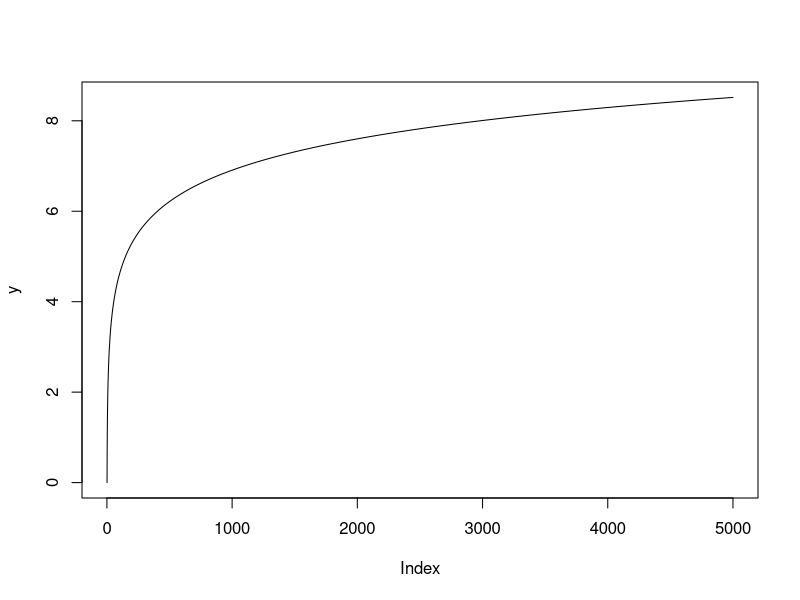
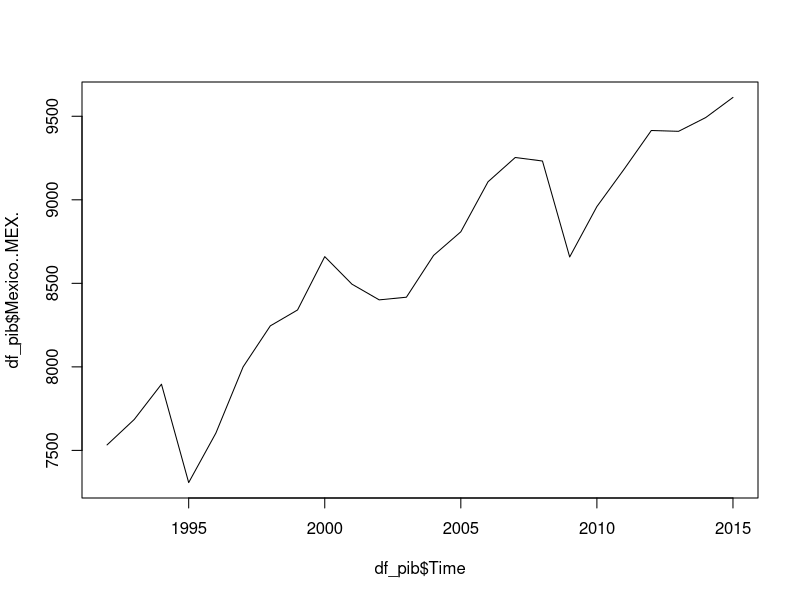
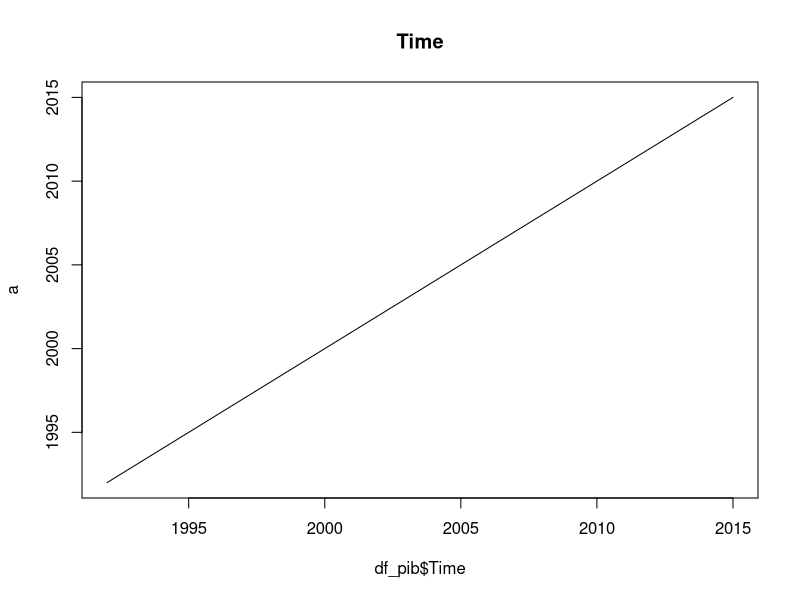
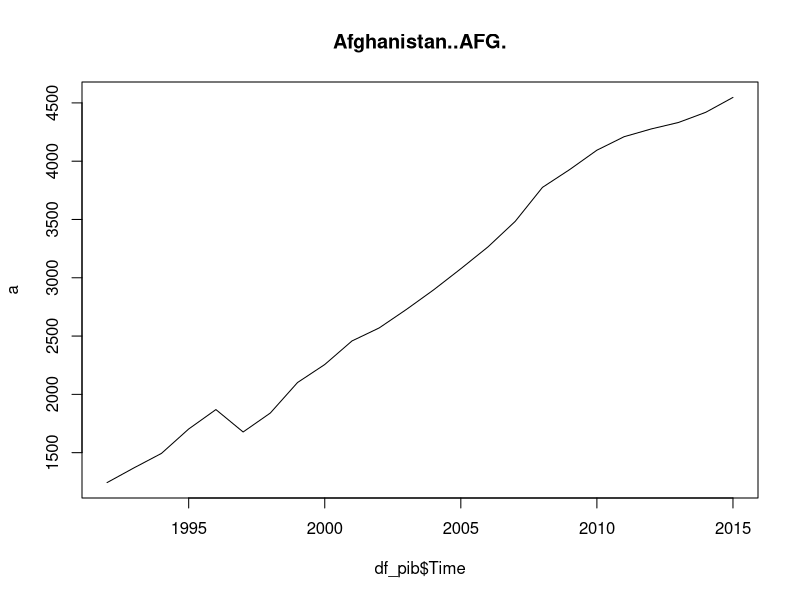
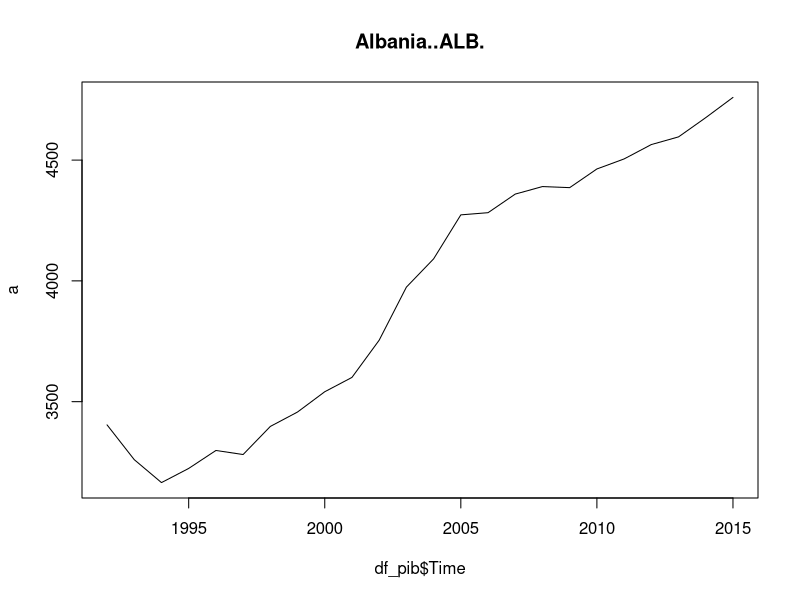
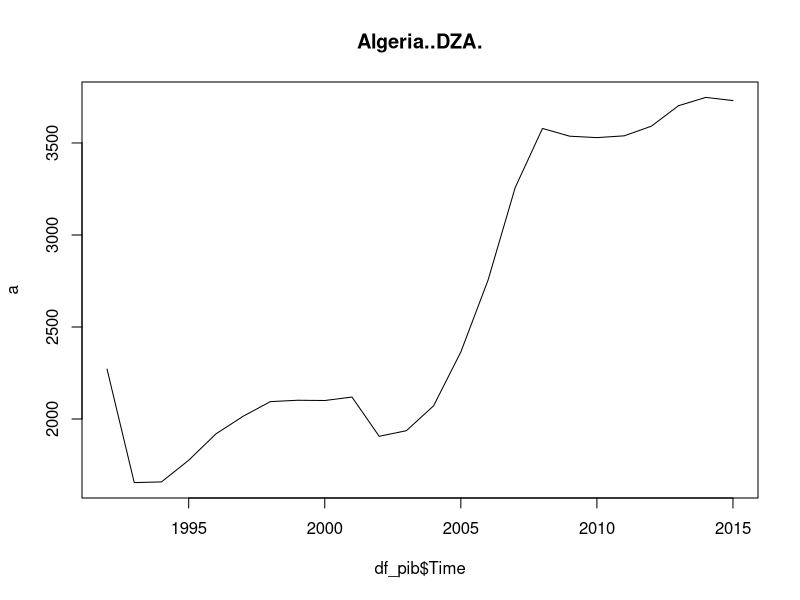
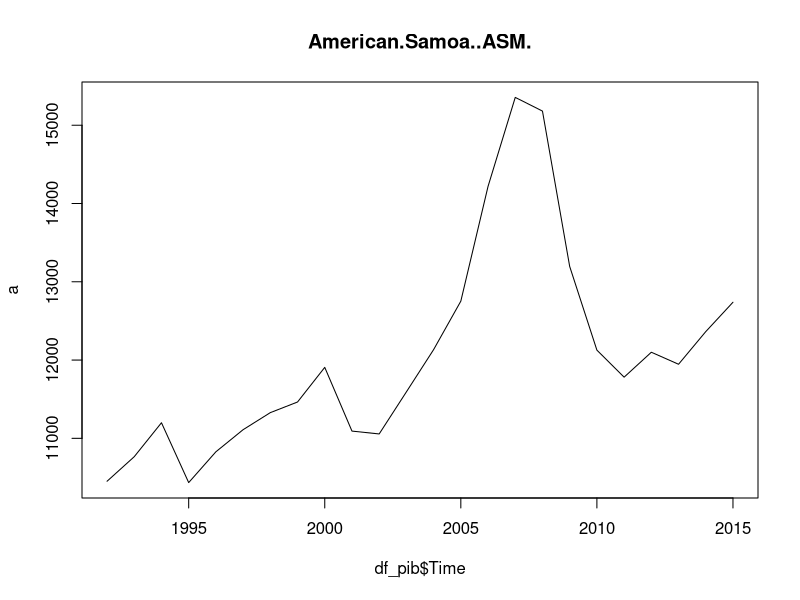
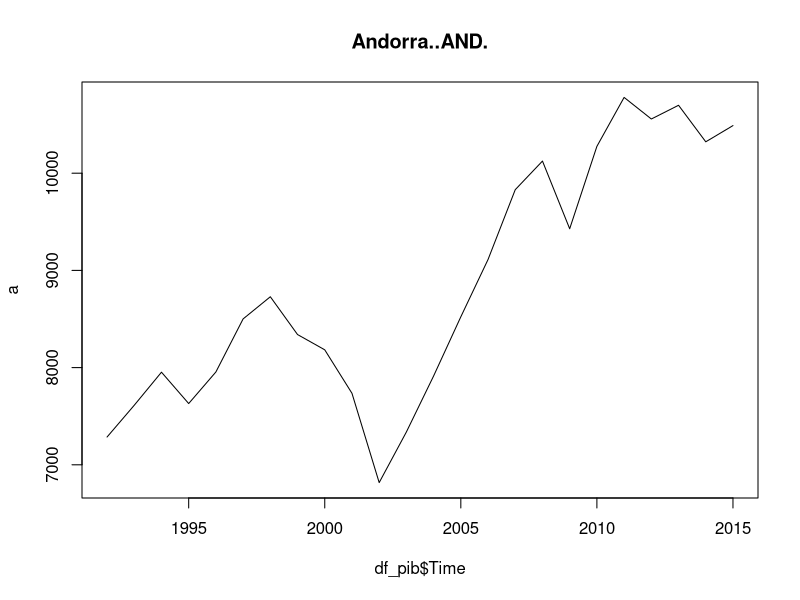

R code for these plots, in order: (Note: this script raises an error after producing the figures.)
## Ya conocimos los conceptos básicos de swirl
## Podemos graficar y hacer forecast automatizados


## Suponiendo que queremos hacer una predicción del PIB de muchos países?
## Cómo usamos los conocimientos de programación para este sentido

## Aprendemos ciclos

## Un ciclo es la repetición simple de una acción
## cada auto rojo, cuéntalo
## por cada valor, suma 5 dólares
## por cada país, realiza un modelo arima!

## Ejercicio 1
for(x in 1:100){
  print(x)
}

## Ejercicio 2
for(x in 1:9){
  print(x+5)
}

## Ejercicio 3: Por cada x, saca la raíz cuadrada e imprimela
for(i in 1:9){
 print(i^0.5)
}

## Ejercicio 4: Gráfica de la función logaritmo
y <- 1:5000
for(i in 1:5000){
  y[i] <-(log(i))
}
plot(y, type = "l")


## Haciendo el arima para cada país

df<-read.csv("3 programacion/Popular Indicators/gdp_data.csv", stringsAsFactors = F)

View(df)
## Vemos que hay informacion no util para el analisis
## eliminamos columnas no deseadas
## llamamos a el paquete de manipulacion dplyr

library(dplyr)

df_limpio <-df %>% select(-Series.Name,
              -Series.Code,
              -Time.Code)

df_final <-df_limpio[1:24, ]

df_final$Turks.and.Caicos.Islands..TCA.

## Vamos a hacer un arima por cada pais

son_numericos <- sapply(df_final, is.numeric)

df_pib <-df_final[ , son_numericos]

## Grafica para comprobar que la informacion
## se puede leer correctamente
plot(df_pib$Time, df_pib$Mexico..MEX., type = "l")


## La magia del ciclo for!
rango <-length(names(df_final))
nombres <-names(df_final)

## Grafica cada uno de mis paises
for(i in 1:rango){
  a <-(df_pib[ , i])
  plot(df_pib$Time, a, main = nombres[i], type = "l")
}

## Haz un arima con cada uno de los paises


